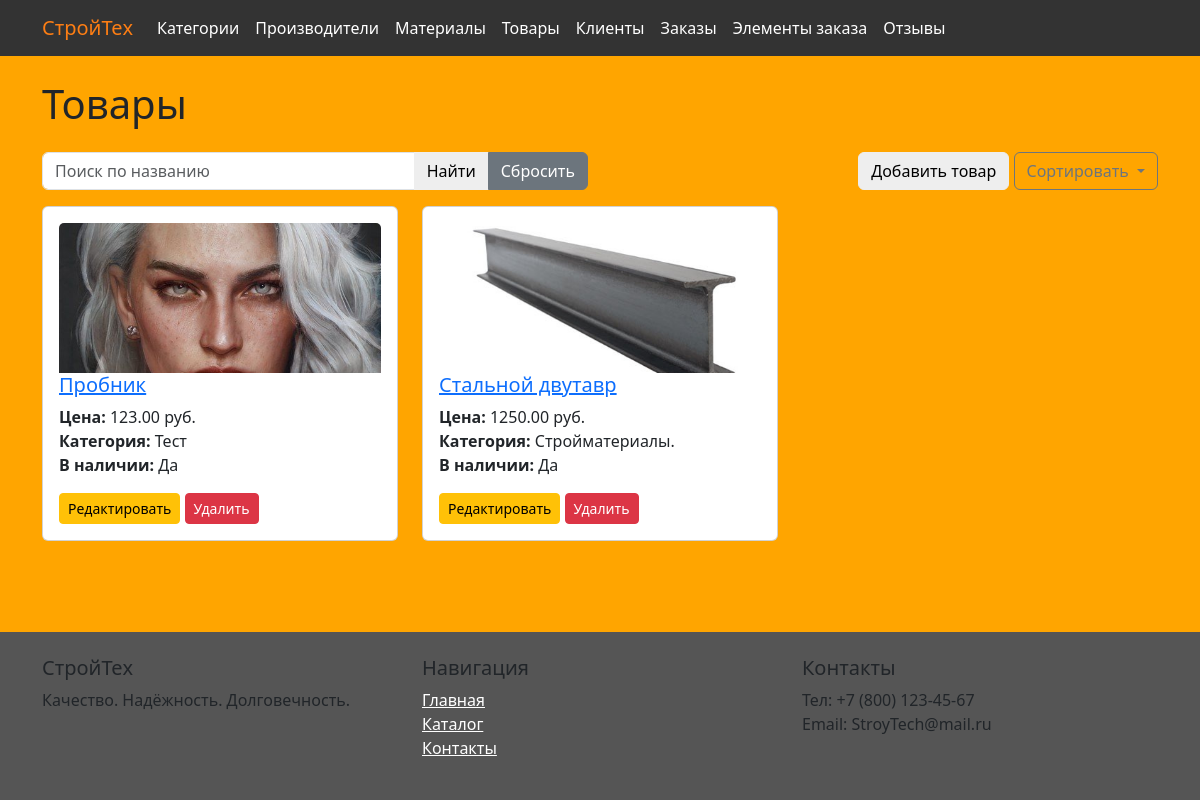
Screenshot of /manager/products/ (signed in) with the database file from the repository.
### manager/models.py (models this page shows, shortened)
class Product(models.Model):
    name = models.CharField(max_length=200, verbose_name="Название товара")
    category = models.ForeignKey(Category, on_delete=models.PROTECT, related_name="products", verbose_name="Категория")
    manufacturer = models.ForeignKey(Manufacturer, on_delete=models.PROTECT, verbose_name="Производитель")
    materials = models.ManyToManyField(Material, related_name="products", verbose_name="Материалы")
    price = models.DecimalField(max_digits=10, decimal_places=2, verbose_name="Цена")
    stock = models.PositiveIntegerField(default=0, verbose_name="Количество на складе")
    description = models.TextField(blank=True, verbose_name="Описание")
    dimensions = models.CharField(max_length=100, blank=True, verbose_name="Размеры (ДxШxВ)")
    created_at = models.DateTimeField(default=timezone.now, verbose_name="Дата создания")
    is_available = models.BooleanField(default=True, verbose_name="В наличии")
    image = models.ImageField(upload_to='products/', blank=True, verbose_name="Изображение")
    class Meta:
        verbose_name = "Товар"
        verbose_name_plural = "Товары"

class Category(models.Model):
    name = models.CharField(max_length=100, unique=True, verbose_name="Название категории")
    description = models.TextField(blank=True, verbose_name="Описание")
    class Meta:
        verbose_name = "Категория"
        verbose_name_plural = "Категории"

### manager/views.py (the view)
# urls.py: path('products/', ProductListView.as_view(), name='product_list'),
@method_decorator(permission_required('manager.view_product'), name='dispatch')
class ProductListView(ListView):
    model = Product
    template_name = 'product/product_list.html'
    context_object_name = 'products'
    def get_queryset(self):
        queryset = super().get_queryset()
        search_query = self.request.GET.get('search')
        if search_query:
            queryset = queryset.filter(name__icontains=search_query)
        sort = self.request.GET.get('sort', 'name')
        if sort in ['name', '-name', 'price', '-price']:
            queryset = queryset.order_by(sort)
        return queryset

### manager/templates/product/product_list.html (shortened to what this page needs)
{% extends 'base.html' %}
{% block header %}
    {% include 'includes/header_manager.html' %}
{% endblock %}
{% block content %}
    <div class="container">
        <h1 class="my-4">Товары</h1>
        <div class="row mb-3">
            <div class="col-md-6">
                <form method="get" class="input-group">
                    <input type="text" name="search" class="form-control" placeholder="Поиск по названию" value="{{ request.GET.search }}">
                    <button type="submit" class="btn btn-primary">Найти</button>
                    <a href="{% url 'product_list' %}" class="btn btn-secondary">Сбросить</a>
                </form>
            </div>
            <div class="col-md-6 text-end">
                <a href="{% url 'product_create' %}" class="btn btn-primary">Добавить товар</a>
                <div class="dropdown d-inline-block">
                    <button class="btn btn-outline-secondary dropdown-toggle" type="button" data-bs-toggle="dropdown">
                        Сортировать
                    </button>
                </div>
            </div>
        </div>
        {% if products %}
            <div class="row">
                {% for product in products %}
                    <div class="col-md-4">
                        <div class="card">
                            <div class="card-body">
                                {% if product.image %}
                                    <img src="{{ product.image.url }}" alt="{{ product.name }}" class="card-img-top" style="max-height: 150px; object-fit: cover;">
                                {% endif %}
                                <h5 class="card-title">
                                    <a href="{% url 'product_detail' product.pk %}">{{ product.name }}</a>
                                </h5>
                                <p class="card-text">
                                    <strong>Цена:</strong> {{ product.price }} руб.<br>
                                    <strong>Категория:</strong> {{ product.category.name }}<br>
                                    <strong>В наличии:</strong> {% if product.is_available %}Да{% else %}Нет{% endif %}
                                </p>
                                <a href="{% url 'product_update' product.pk %}" class="btn btn-warning btn-sm">Редактировать</a>
                                <a href="{% url 'product_delete' product.pk %}" class="btn btn-danger btn-sm">Удалить</a>
                            </div>
                        </div>
                    </div>
                {% endfor %}
            </div>
        {% else %}
            <p class="alert alert-info">Товары отсутствуют.</p>
        {% endif %}
    </div>
{% endblock %}

### templates/base.html (shortened to what this page needs)
{% load static %}
<!DOCTYPE html>
<html lang="ru">
<head>
    <link href="https://cdn.jsdelivr.net/npm/bootstrap@5.3.3/dist/css/bootstrap.min.css" rel="stylesheet">
    <link href="{% static 'css/style.css' %}" rel="stylesheet">
</head>
<body>
{% block header %}{% endblock %}
<main>
    {% block content %}
    {% endblock %}
</main>
{% include 'includes/footer.html' %}
</body>
</html>

### templates/includes/header_manager.html (shortened to what this page needs)
<header>
    <nav class="navbar navbar-expand-lg navbar-light bg-light">
        <div class="container">
            <a class="navbar-brand" href="{% url 'home' %}">СтройТех</a>
            <div class="collapse navbar-collapse" id="navbarNav">
                <ul class="navbar-nav">
                    <li class="nav-item">
                        <a class="nav-link" href="{% url 'category_list' %}">Категории</a>
                    </li>
                    <li class="nav-item">
                        <a class="nav-link" href="{% url 'manufacturer_list' %}">Производители</a>
                    </li>
                    <li class="nav-item">
                        <a class="nav-link" href="{% url 'material_list' %}">Материалы</a>
                    </li>
                    <li class="nav-item">
                        <a class="nav-link" href="{% url 'product_list' %}">Товары</a>
                    </li>
                    <li class="nav-item">
                        <a class="nav-link" href="{% url 'customer_list' %}">Клиенты</a>
                    </li>
                    <li class="nav-item">
                        <a class="nav-link" href="{% url 'order_list' %}">Заказы</a>
                    </li>
                    <li class="nav-item">
                        <a class="nav-link" href="{% url 'order_item_list' %}">Элементы заказа</a>
                    </li>
                    <li class="nav-item">
                        <a class="nav-link" href="{% url 'review_list' %}">Отзывы</a>
                    </li>
                </ul>
            </div>
        </div>
    </nav>
</header>

### templates/includes/footer.html
<footer class="footer py-4">
    <div class="container">
        <div class="row">
            <div class="col-md-4">
                <h5>СтройТех</h5>
                <p>Качество. Надёжность. Долговечность.</p>
            </div>
            <div class="col-md-4">
                <h5>Навигация</h5>
                <ul class="list-unstyled">
                    <li><a href="{% url 'home' %}">Главная</a></li>
                    <li><a href="/catalog/">Каталог</a></li>
                    <li><a href="/contact/">Контакты</a></li>
                </ul>
            </div>
            <div class="col-md-4">
                <h5>Контакты</h5>
                <p>Тел: +7 (800) 123-45-67<br>Email: StroyTech@mail.ru</p>
            </div>
        </div>
    </div>
</footer>

### static/css/style.css (style rules this page uses)
body { min-height: 100dvh; display: flex; flex-direction: column; background-color: orange; }
main { flex: 1 0 auto; }
.bg-light { background-color: #333 !important; }
.btn-primary { --bs-btn-color: #000; --bs-btn-bg: #eee; --bs-btn-border-color: #eee; --bs-btn-hover-color: #000; --bs-btn-hover-bg: #bbb; --bs-btn-hover-border-color: #bbb; --bs-btn-focus-shadow-rgb: 49, 132, 253; --bs-btn-active-color: #000; --bs-btn-active-bg: #eee; --bs-btn-active-border-color: #eee; --bs-btn-active-shadow: inset 0 3px 5px rgba(0, 0, 0, 0.125); --bs-btn-disabled-color: #000; --bs-btn-disabled-bg: #eee; --bs-btn-disabled-border-color: #eee; }
.navbar { --bs-navbar-padding-x: 0; --bs-navbar-padding-y: 0.5rem; --bs-navbar-color: #555 !important; --bs-navbar-hover-color: rgba(var(--bs-emphasis-color-rgb), 0.8); --bs-navbar-disabled-color: rgba(var(--bs-emphasis-color-rgb), 0.3); --bs-navbar-active-color: rgba(var(--bs-emphasis-color-rgb), 1); --bs-navbar-brand-padding-y: 0.3125rem; --bs-navbar-brand-margin-end: 1rem; --bs-navbar-brand-font-size: 1.25rem; --bs-navbar-brand-color: var(--bs-orange) !important; --bs-navbar-brand-hover-color: var(--bs-white) !important; --bs-navbar-nav-link-padding-x: 0.5rem; --bs-navbar-toggler-padding-y: 0.25rem; --bs-navbar-toggler-padding-x: 0.75rem; --bs-navbar-toggler-font-size: 1.25rem; --bs-navbar-toggler-border-color: rgba(var(--bs-emphasis-color-rgb), 0.15); --bs-navbar-toggler-border-radius: var(--bs-border-radius); --bs-navbar-toggler-focus-width: 0.25rem; --bs-navbar-toggler-transition: box-shadow 0.15s ease-in-out; position: relative; display: flex; flex-wrap: wrap; align-items: center; justify-content: space-between; padding: var(--bs-navbar-padding-y) var(--bs-navbar-padding-x); }
.navbar-brand { padding-top: var(--bs-navbar-brand-padding-y); padding-bottom: var(--bs-navbar-brand-padding-y); margin-right: var(--bs-navbar-brand-margin-end); font-size: var(--bs-navbar-brand-font-size); color: var(--bs-navbar-brand-color); text-decoration: none; white-space: nowrap; }
.nav-link { color: white !important; }
.footer { background-color: #555; }
.list-unstyled a { color:white; }

### rows the page displays
Product: image (picture), name "Пробник", price "123.00", category.name "Тест", is_available "Да"
Product: image (picture), name "Стальной двутавр", price "1250.00", category.name "Стройматериалы.", is_available "Да"
